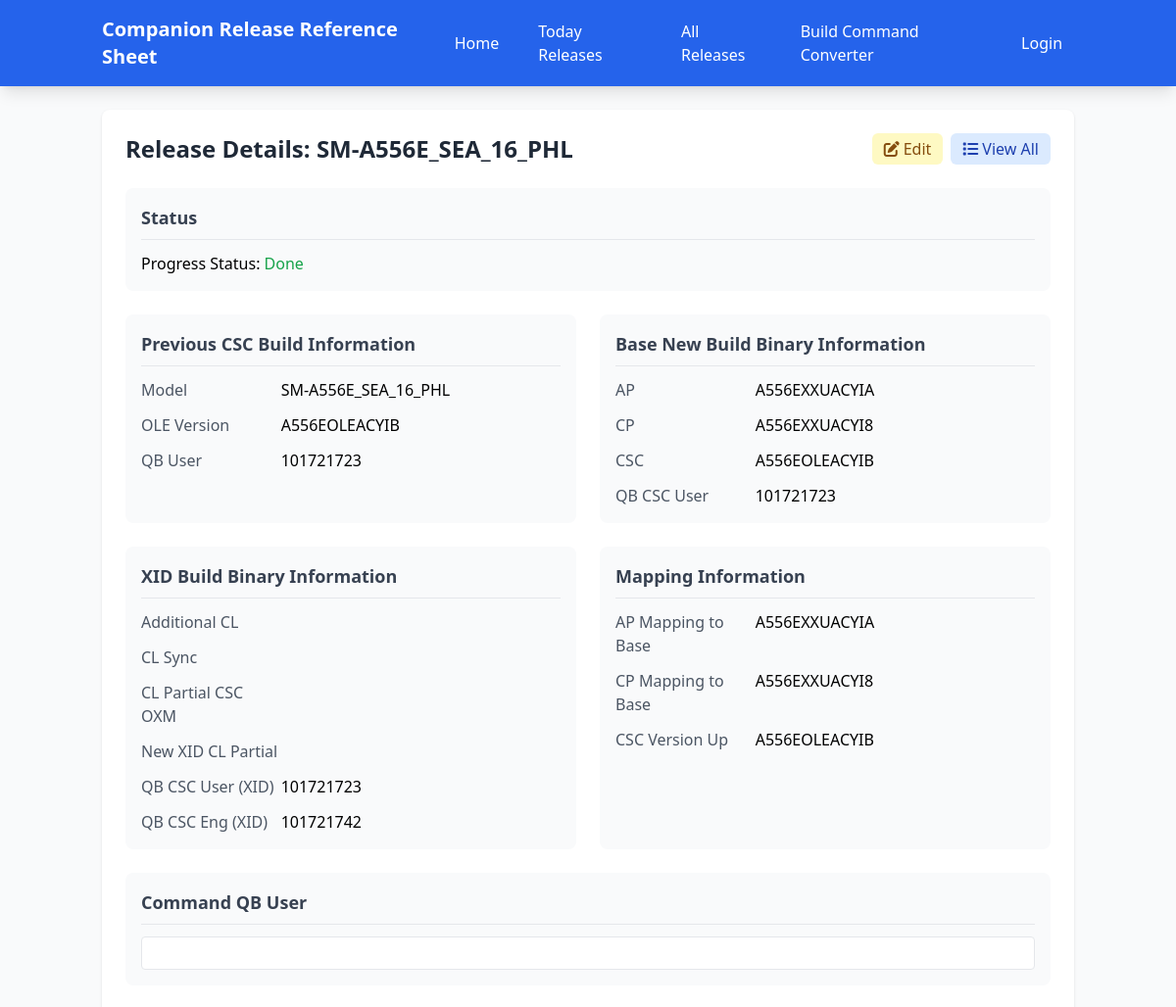
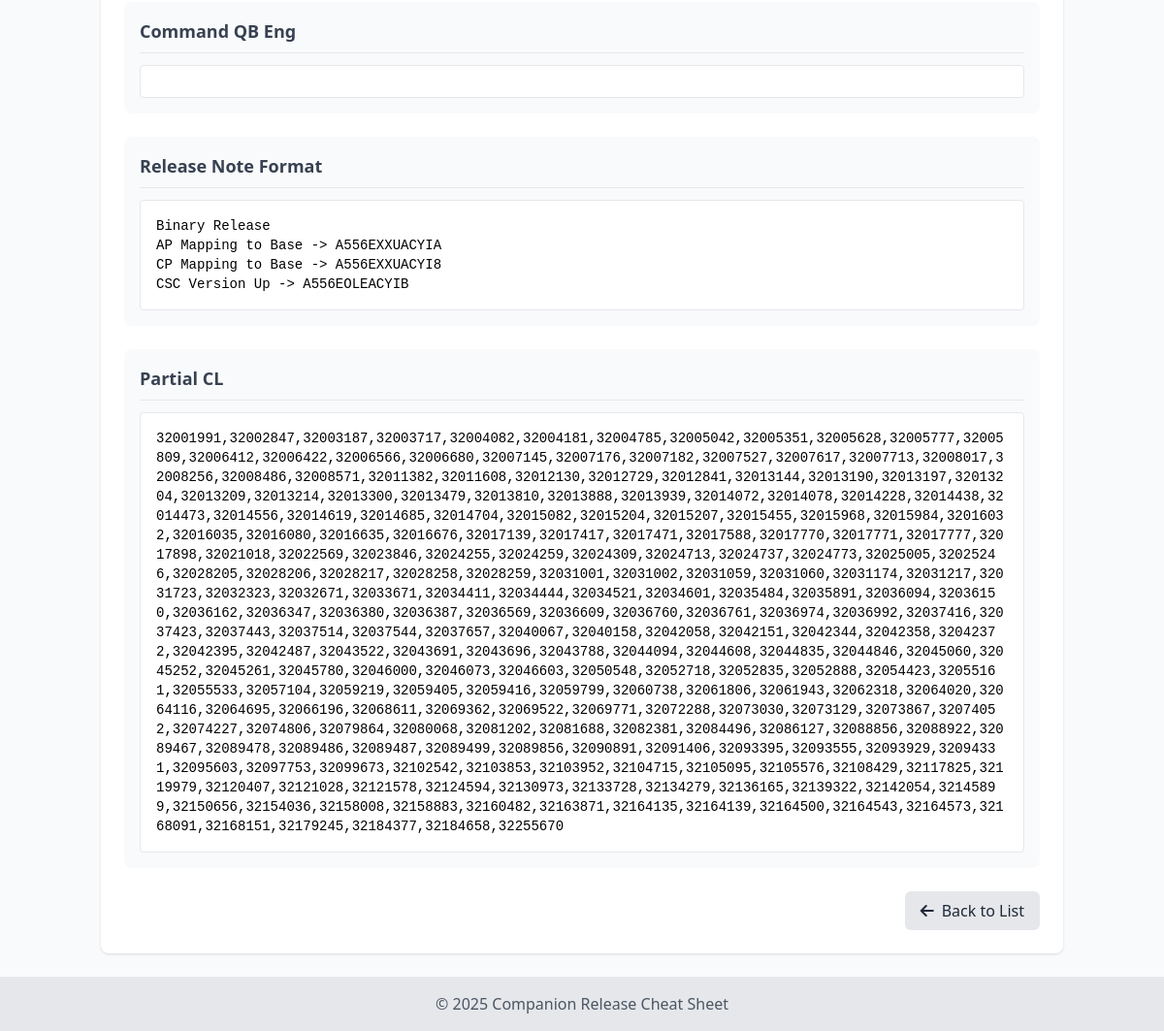
The app's page /view.php?id=1865 with its own data (2 pictures, top to bottom).
### tables this page shows
CREATE TABLE `release_cheatsheets` (
  `id` int(11) NOT NULL,
  `model` varchar(50) NOT NULL,
  `ole_version` varchar(13) NOT NULL,
  `qb_user` varchar(50) NOT NULL,
  `oxm_olm_new_version` varchar(100) NOT NULL,
  `ap` varchar(50) NOT NULL,
  `cp` varchar(50) NOT NULL,
  `csc` varchar(50) NOT NULL,
  `qb_csc_user` varchar(50) NOT NULL,
  `additional_cl` varchar(50) DEFAULT '-',
  `cl_sync` varchar(255) DEFAULT NULL,
  `cl_partial_csc_oxm` varchar(255) DEFAULT NULL,
  `command_qb_user` text DEFAULT NULL,
  `command_qb_eng` text DEFAULT NULL,
  `new_xid_cl_partial` varchar(255) DEFAULT NULL,
  `partial_cl` longtext DEFAULT NULL,
  `p4_path` longtext DEFAULT NULL,
  `new_build_xid` varchar(100) NOT NULL,
  `qb_csc_user_xid` varchar(50) NOT NULL,
  `qb_csc_eng` varchar(50) NOT NULL,
  `release_note_format` text NOT NULL,
  `ap_mapping` varchar(100) NOT NULL,
  `cp_mapping` varchar(100) NOT NULL,
  `csc_version_up` varchar(100) NOT NULL,
  `created_at` timestamp NOT NULL DEFAULT current_timestamp(),
  `updated_at` timestamp NOT NULL DEFAULT current_timestamp() ON UPDATE current_timestamp(),
  `status` varchar(100) NOT NULL,
  `pic` varchar(100) NOT NULL
);

### includes/functions.php (called while the page is built, shortened)
<?php
require_once __DIR__ . '/../config/database.php';
function getReleaseById($id) {
    global $pdo;
    $stmt = $pdo->prepare("SELECT * FROM release_cheatsheets WHERE id = ?");
    $stmt->execute([$id]);
    return $stmt->fetch(PDO::FETCH_ASSOC);
}
?>

### view.php (the view, shortened to what this page needs)
<?php
require_once __DIR__ . '/includes/functions.php';
require_once __DIR__ . '/includes/header.php';
$id = $_GET['id'] ?? null;
$release = getReleaseById($id);
?>
<div class="bg-white shadow rounded-lg p-6">
    <div class="flex justify-between items-center mb-6">
        <h1 class="text-2xl font-bold text-gray-800">Release Details: <?php echo htmlspecialchars($release['model'] ?? ''); ?></h1>
        <div class="flex space-x-2">
            <a href="edit.php?id=<?php echo $release['id']; ?>" class="bg-yellow-100 hover:bg-yellow-200 text-yellow-800 px-3 py-1 rounded-md">
                <i class="fas fa-edit mr-1"></i>Edit
            </a>
            <a href="today.php" class="bg-blue-100 hover:bg-blue-200 text-blue-800 px-3 py-1 rounded-md">
                <i class="fas fa-list mr-1"></i>View All
            </a>
        </div>
    </div>
    <div class="bg-gray-50 p-4 rounded-lg mb-6">
        <h2 class="text-lg font-semibold text-gray-700 mb-3 border-b pb-2">Status</h2>
        <div>
            <span class="font-medium">Progress Status: </span>
            <?php if ($release['status'] === 'done'): ?>
                <span class="text-green-600 font-normal">Done</span>
            <?php elseif ($release['status'] === 'in_progress'): ?>
                <span class="text-yellow-600 font-normal">In Progress</span>
            <?php elseif ($release['status'] === 'skipped'): ?>
                <span class="text-red-600 font-normal">Skipped</span>
            <?php else: ?>
                <span class="text-red-600 font-bold bg-red-100 px-2 py-1 rounded">Task Baru</span>
            <?php endif; ?>
        </div>
    </div>
    <div class="grid grid-cols-1 md:grid-cols-2 gap-6 mb-6">
        <div class="bg-gray-50 p-4 rounded-lg">
            <h2 class="text-lg font-semibold text-gray-700 mb-3 border-b pb-2">Previous CSC Build Information</h2>
            <div class="space-y-3">
                <div class="grid grid-cols-3">
                    <span class="text-gray-600 font-medium">Model</span>
                    <span class="col-span-2 relative copyable cursor-pointer" data-tooltip="Click to copy"><?php echo htmlspecialchars($release['model'] ?? ''); ?></span>
                </div>
                <div class="grid grid-cols-3">
                    <span class="text-gray-600 font-medium">OLE Version</span>
                    <span class="col-span-2 relative copyable cursor-pointer" data-tooltip="Click to copy"><?php echo htmlspecialchars($release['ole_version'] ?? ''); ?></span>
                </div>
                <div class="grid grid-cols-3">
                    <span class="text-gray-600 font-medium">QB User</span>
                    <span class="col-span-2 relative copyable cursor-pointer" data-tooltip="Click to copy"><?php echo htmlspecialchars($release['qb_user'] ?? ''); ?></span>
                </div>
            </div>
        </div>
        <div class="bg-gray-50 p-4 rounded-lg">
            <h2 class="text-lg font-semibold text-gray-700 mb-3 border-b pb-2">Base New Build Binary Information</h2>
            <div class="space-y-3">
                <div class="grid grid-cols-3">
                    <span class="text-gray-600 font-medium">AP</span>
                    <span class="col-span-2 relative copyable cursor-pointer" data-tooltip="Click to copy"><?php echo htmlspecialchars($release['ap'] ?? ''); ?></span>
                </div>
                <div class="grid grid-cols-3">
                    <span class="text-gray-600 font-medium">CP</span>
                    <span class="col-span-2 relative copyable cursor-pointer" data-tooltip="Click to copy"><?php echo htmlspecialchars($release['cp'] ?? ''); ?></span>
                </div>
                <div class="grid grid-cols-3">
                    <span class="text-gray-600 font-medium">CSC</span>
                    <span class="col-span-2 relative copyable cursor-pointer" data-tooltip="Click to copy"><?php echo htmlspecialchars($release['csc'] ?? ''); ?></span>
                </div>
                <div class="grid grid-cols-3">
                    <span class="text-gray-600 font-medium">QB CSC User</span>
                    <span class="col-span-2 relative copyable cursor-pointer" data-tooltip="Click to copy"><?php echo htmlspecialchars($release['qb_csc_user'] ?? ''); ?></span>
                </div>
            </div>
        </div>
    </div>
    <div class="grid grid-cols-1 md:grid-cols-2 gap-6 mb-6">
        <div class="bg-gray-50 p-4 rounded-lg">
            <h2 class="text-lg font-semibold text-gray-700 mb-3 border-b pb-2">XID Build Binary Information</h2>
            <div class="space-y-3">
                <div class="grid grid-cols-3">
                    <span class="text-gray-600 font-medium">Additional CL</span>
                    <span class="col-span-2 relative copyable cursor-pointer" data-tooltip="Click to copy"><?php echo htmlspecialchars($release['additional_cl'] ?? ''); ?></span>
                </div>
                <div class="grid grid-cols-3">
                    <span class="text-gray-600 font-medium">CL Sync</span>
                    <span class="col-span-2 relative copyable cursor-pointer" data-tooltip="Click to copy"><?php echo htmlspecialchars($release['cl_sync'] ?? ''); ?></span>
                </div>
                <div class="grid grid-cols-3">
                    <span class="text-gray-600 font-medium">CL Partial CSC OXM</span>
                    <span class="col-span-2 relative copyable cursor-pointer" data-tooltip="Click to copy"><?php echo htmlspecialchars($release['cl_partial_csc_oxm'] ?? ''); ?></span>
                </div>
                <div class="grid grid-cols-3">
                    <span class="text-gray-600 font-medium">New XID CL Partial</span>
                    <span class="col-span-2 relative copyable cursor-pointer" data-tooltip="Click to copy"><?php echo htmlspecialchars($release['new_xid_cl_partial'] ?? ''); ?></span>
                </div>
                <div class="grid grid-cols-3">
                    <span class="text-gray-600 font-medium">QB CSC User (XID)</span>
                    <span class="col-span-2 relative copyable cursor-pointer" data-tooltip="Click to copy"><?php echo htmlspecialchars($release['qb_csc_user_xid'] ?? ''); ?></span>
                </div>
                <div class="grid grid-cols-3">
                    <span class="text-gray-600 font-medium">QB CSC Eng (XID)</span>
                    <span class="col-span-2 relative copyable cursor-pointer" data-tooltip="Click to copy"><?php echo htmlspecialchars($release['qb_csc_eng'] ?? ''); ?></span>
                </div>
            </div>
        </div>
        <div class="bg-gray-50 p-4 rounded-lg">
            <h2 class="text-lg font-semibold text-gray-700 mb-3 border-b pb-2">Mapping Information</h2>
            <div class="space-y-3">
                <div class="grid grid-cols-3">
                    <span class="text-gray-600 font-medium">AP Mapping to Base</span>
                    <span class="col-span-2 relative copyable cursor-pointer" data-tooltip="Click to copy"><?php echo htmlspecialchars($release['ap_mapping'] ?? ''); ?></span>
                </div>
                <div class="grid grid-cols-3">
                    <span class="text-gray-600 font-medium">CP Mapping to Base</span>
                    <span class="col-span-2 relative copyable cursor-pointer" data-tooltip="Click to copy"><?php echo htmlspecialchars($release['cp_mapping'] ?? ''); ?></span>
                </div>
                <div class="grid grid-cols-3">
                    <span class="text-gray-600 font-medium">CSC Version Up</span>
                    <span class="col-span-2 relative copyable cursor-pointer" data-tooltip="Click to copy"><?php echo htmlspecialchars($release['csc_version_up'] ?? ''); ?></span>
                </div>
            </div>
        </div>
    </div>
    <div class="bg-gray-50 p-4 rounded-lg mb-6">
        <h2 class="text-lg font-semibold text-gray-700 mb-3 border-b pb-2">Command QB User</h2>
        <div class="bg-white p-4 rounded border border-gray-200">
        </div>
    </div>
    <div class="bg-gray-50 p-4 rounded-lg mb-6">
        <h2 class="text-lg font-semibold text-gray-700 mb-3 border-b pb-2">Command QB Eng</h2>
        <div class="bg-white p-4 rounded border border-gray-200">
        </div>
    </div>
    <div class="bg-gray-50 p-4 rounded-lg mb-6">
        <h2 class="text-lg font-semibold text-gray-700 mb-3 border-b pb-2">Release Note Format</h2>
        <div class="bg-white p-4 rounded border border-gray-200">
            <pre class="whitespace-pre-wrap font-mono text-sm relative copyable cursor-pointer break-all" data-tooltip="Click to copy"><?php echo htmlspecialchars($release['release_note_format'] ?? ''); ?></pre>
        </div>
    </div>
    <div class="bg-gray-50 p-4 rounded-lg mb-6">
        <h2 class="text-lg font-semibold text-gray-700 mb-3 border-b pb-2">Partial CL</h2>
        <div class="bg-white p-4 rounded border border-gray-200">
            <pre class="whitespace-pre-wrap font-mono text-sm relative copyable cursor-pointer break-all" data-tooltip="Click to copy"><?php echo htmlspecialchars($release['partial_cl'] ?? ''); ?></pre>
        </div>
    </div>
    <div class="flex justify-end">
        <a href="today.php" class="bg-gray-200 hover:bg-gray-300 text-gray-800 px-4 py-2 rounded-md">
            <i class="fas fa-arrow-left mr-2"></i>Back to List
        </a>
    </div>
</div>
<?php require_once __DIR__ . '/includes/footer.php'; ?>

### includes/header.php (style rules this page uses)
html, body { height: 100%; }
body { display: flex; flex-direction: column; }

### records on screen
release_cheatsheets: model "SM-A556E_SEA_16_PHL", ole_version "A556EOLEACYIB", qb_user "101721723", ap "A556EXXUACYIA", cp "A556EXXUACYI8", csc "A556EOLEACYIB", qb_csc_user "101721723", qb_csc_user_xid "101721723", qb_csc_eng "101721742", ap_mapping "A556EXXUACYIA", cp_mapping "A556EXXUACYI8", csc_version_up "A556EOLEACYIB", release_note_format "Binary Release AP Mapping to Base -> A556EXXUACYIA CP Mapping to Base -> A556EXXUACYI8 CSC Version Up -> A556EOLEACYIB", partial_cl "32001991,32002847,32003187,32003717,32004082,32004181,32004785,32005042,32005351,32005628,32005777,32005809,32006412,32006422,32006566,32006680,32007145,32007176,32007182,32007527,32007617,32007713,32008017,32008256,32008486,32008571,32011382,32011608,32012130,32012729,32012841,32013144,32013190,32013197,32013204,32013209,32013214,32013300,32013479,32013810,32013888,32013939,32014072,32014078,32014228,32014438,32014473,32014556,32014619,32014685,32014704,32015082,32015204,32015207,32015455,32015968,32015984,32016032,32016035,32016080,32016635,32016676,32017139,32017417,32017471,32017588,32017770,32017771,32017777,32017898,32021018,32022569,32023846,32024255,32024259,32024309,32024713,3202473…"
